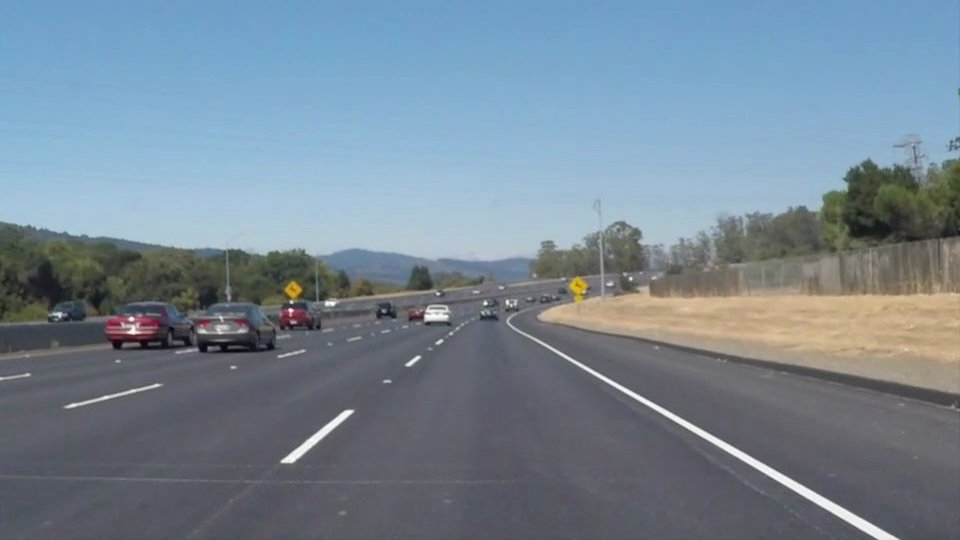
#> input picture data/solidWhiteCurve.jpg, 960 x 540 px
$ python 231101carlaneDetection.py
#> lines starting #> are read from the running program, lines starting #| are printed output that depends on the picture; after the words box and inside, x2 and y2 are one past the last pixel; in counts of white or black regions, pixels touching at a corner belong together
import cv2
import sys
import numpy as np


filePath = 'data/solidWhiteCurve.jpg'
img = cv2.imread(filePath)
#> img is the input picture: shape (540, 960, 3); mean B, G, R 148.1, 134.5, 118.5

if img is None:
    print('Image load failed!')
    sys.exit()

# [10 lines of commented-out code are left out]
img_hsv = cv2.cvtColor(img, cv2.COLOR_BGR2HSV)
#> img_hsv: shape (540, 960, 3); mean H, S, V 97.9, 55.2, 152.4

def on_trackbar(pos):
#> called with pos = 0
    hmin = cv2.getTrackbarPos('H_min', 'dst')
    hmax = cv2.getTrackbarPos('H_max', 'dst')

    dst = cv2.inRange(img_hsv, (0, 0, hmin), (179, 20, hmax))
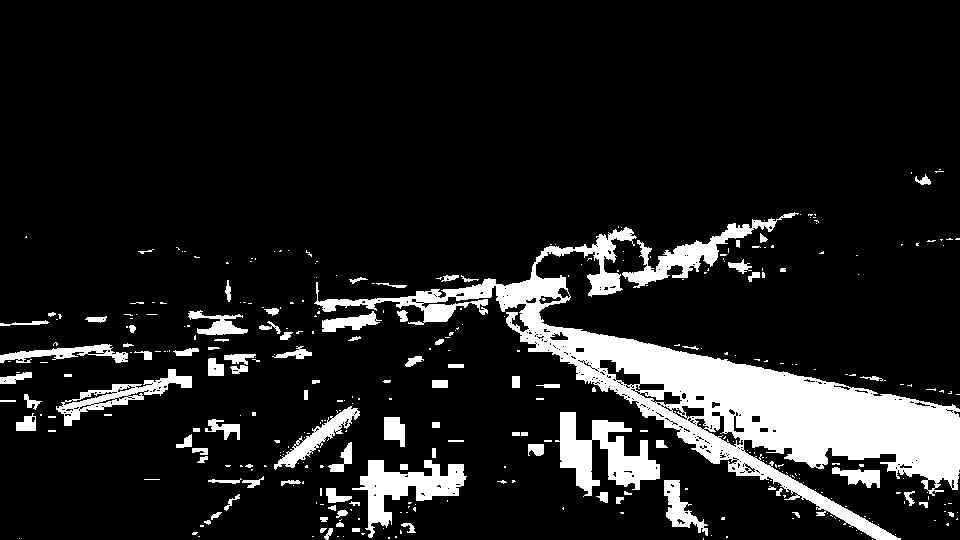
#> dst: shape (540, 960); 12.1% white; 367 white regions (269 under 20 px), largest, box (x1, y1, x2, y2) and area: (314, 227, 960, 540) 37404, (555, 412, 660, 497) 4045, (352, 460, 467, 538) 3340
    cv2.imshow('dst', dst)

cv2.namedWindow('dst')
cv2.createTrackbar('H_min', 'dst', 100, 255, on_trackbar)
cv2.createTrackbar('H_max', 'dst', 255, 255, on_trackbar)
on_trackbar(0)

minRange = (0, 0, 140)
maxRange = (179, 20, 255)
img_white = cv2.inRange(img_hsv, minRange, maxRange)
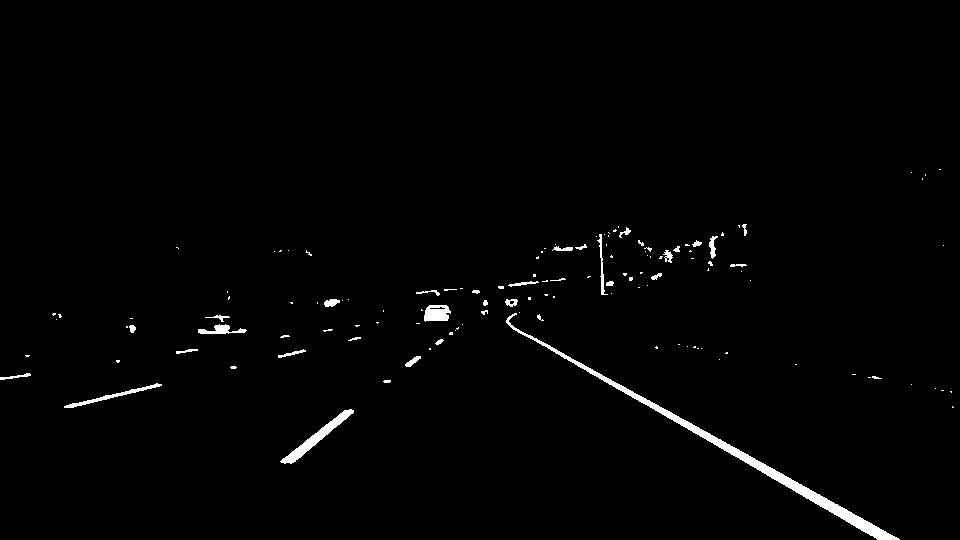
#> img_white: shape (540, 960); 1.3% white; 131 white regions (96 under 20 px), largest, box (x1, y1, x2, y2) and area: (506, 313, 900, 540) 3095, (280, 409, 354, 464) 737, (424, 305, 451, 322) 359

mask = np.zeros_like(img_white)
print(img.shape)  ## left top 기준 (height, width, filter)
#| (540, 960, 3)
point1 = (100, img.shape[0])
#> point1 = (100, 540)
point2 = (450, 320)
point3 = (550, 320)
point4 = (img.shape[1] - 20, img.shape[0])
#> point4 = (940, 540)
vertices = np.array([[point1, point2, point3, point4]], dtype=np.int32)
mask_color = (255, 255, 255)
cv2.fillPoly(mask, vertices, mask_color)
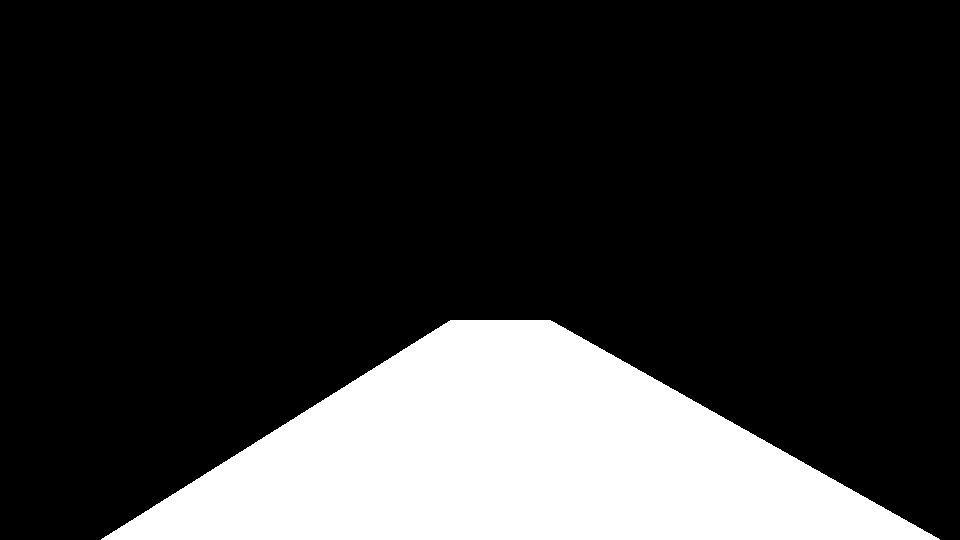
#> mask: shape (540, 960); 20% white; 1 white region, box (x1, y1, x2, y2) and area: (101, 320, 940, 540) 103550

print(img_white.shape)
#| (540, 960)
print(mask.shape)
#| (540, 960)
img_masked = cv2.bitwise_and(img_white, mask)
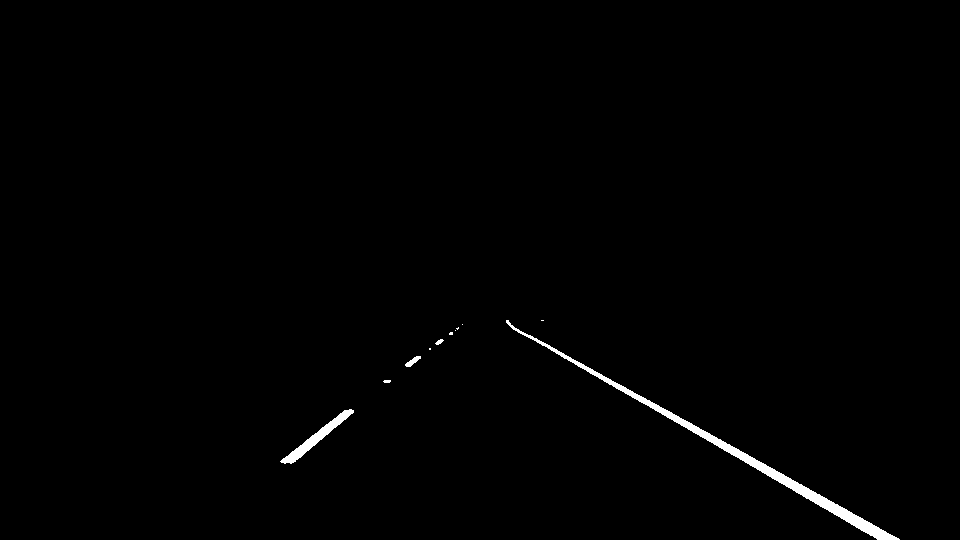
#> img_masked: shape (540, 960); 0.76% white; 11 white regions (6 under 20 px), largest, box (x1, y1, x2, y2) and area: (506, 320, 900, 540) 3068, (280, 409, 354, 464) 737, (405, 356, 421, 367) 80, (435, 339, 444, 345) 30, (383, 380, 391, 383) 21


# img_masked를 새로운 mask 삼아 기존 이미지에서 차선만 필터링
# compose = cv2.imread(filePath, cv2.IMREAD_COLOR)
cv2.copyTo(img, img_masked, img_hsv)
#> img_hsv: shape (540, 960, 3); mean H, S, V 98.8, 56.8, 152.4

cv2.imshow('result', img)
# cv2.imshow('result2', img_gray)
# cv2.imshow('result3', img_gray_blur)
# cv2.imshow('result4', img_gray_blur_canny)
cv2.imshow('hsv', img_hsv)
cv2.imshow('hsv_white', img_white)
cv2.imshow('result5', mask)
cv2.imshow('result6', img_masked)
# cv2.imshow('compose', compose)

cv2.waitKey(0)
#> call 2 of on_trackbar, with pos = 255
#> in on_trackbar (call 2), `dst = cv2.inRange(img_hsv, (0, 0, hmin), (179, 20, hmax))`:
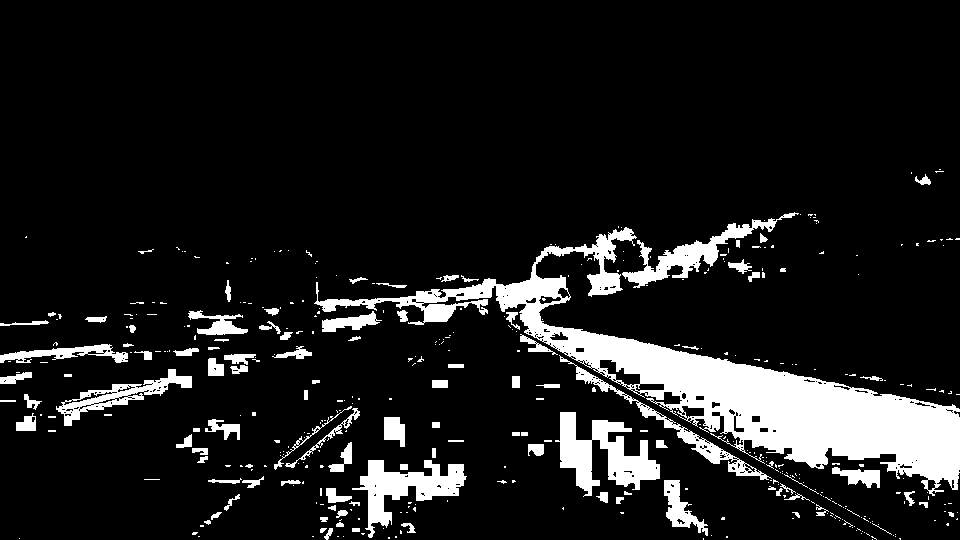
#> dst: shape (540, 960); 11.3% white; 415 white regions (310 under 20 px), largest, box (x1, y1, x2, y2) and area: (314, 227, 960, 496) 31830, (555, 412, 660, 497) 4045, (352, 460, 467, 538) 3340
cv2.destroyAllWindows()
